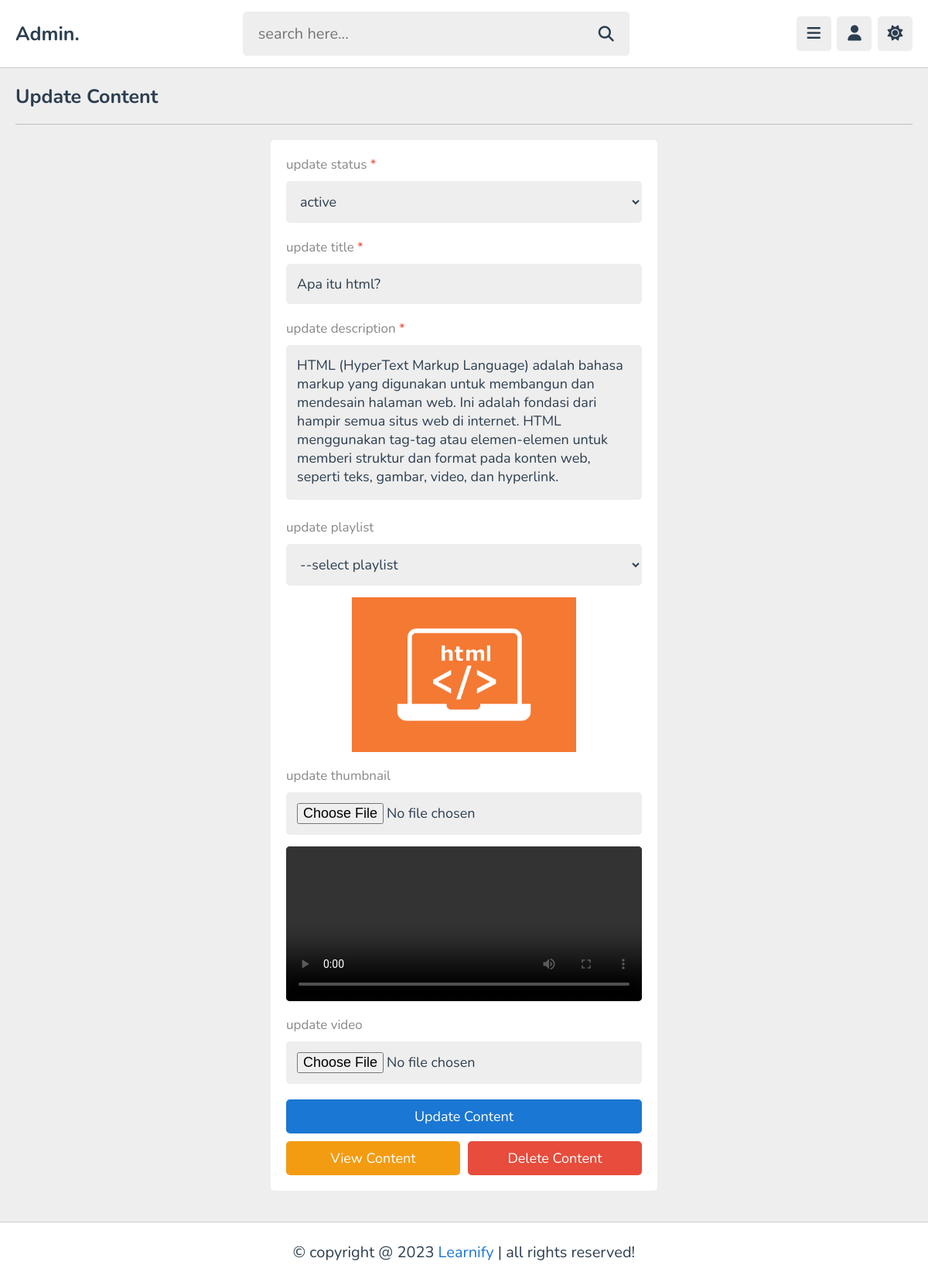
Screenshot of /admin/update_content.php?get_id=HJvmfDIKlQ5w3asvhvz4 (signed in) with the database file from the repository.
### tables this page shows
CREATE TABLE `content` (
  `id` varchar(20) NOT NULL,
  `tutor_id` varchar(20) NOT NULL,
  `playlist_id` varchar(20) NOT NULL,
  `title` varchar(100) NOT NULL,
  `description` varchar(1000) NOT NULL,
  `video` varchar(100) NOT NULL,
  `thumb` varchar(100) NOT NULL,
  `date` date NOT NULL DEFAULT current_timestamp(),
  `status` varchar(20) NOT NULL DEFAULT 'deactive'
);

### admin/update_content.php (the view, shortened to what this page needs)
<?php
include '../components/connect.php';
if(isset($_COOKIE['tutor_id'])){
   $tutor_id = $_COOKIE['tutor_id'];
}else{
   $tutor_id = '';
   header('location:login.php');
}
if(isset($_GET['get_id'])){
   $get_id = $_GET['get_id'];
}else{
   $get_id = '';
   header('location:dashboard.php');
}
?>
<!DOCTYPE html>
<html lang="en">
<head>
   <link rel="stylesheet" href="https://cdnjs.cloudflare.com/ajax/libs/font-awesome/6.2.0/css/all.min.css">
   <link rel="stylesheet" href="../css/admin_style.css">
</head>
<body>
<?php include '../components/admin_header.php'; ?>
<section class="video-form">
   <h1 class="heading">update content</h1>
   <?php
      $select_videos = $conn->prepare("SELECT * FROM `content` WHERE id = ? AND tutor_id = ?");
      $select_videos->execute([$get_id, $tutor_id]);
      if($select_videos->rowCount() > 0){
         while($fecth_videos = $select_videos->fetch(PDO::FETCH_ASSOC)){
            $video_id = $fecth_videos['id'];
   ?>
   <form action="" method="post" enctype="multipart/form-data">
      <p>update status <span>*</span></p>
      <select name="status" class="box" required>
         <option value="<?= $fecth_videos['status']; ?>" selected><?= $fecth_videos['status']; ?></option>
      </select>
      <p>update title <span>*</span></p>
      <input type="text" name="title" maxlength="100" required placeholder="enter video title" class="box" value="<?= $fecth_videos['title']; ?>">
      <p>update description <span>*</span></p>
      <textarea name="description" class="box" required placeholder="write description" maxlength="1000" cols="30" rows="10"><?= $fecth_videos['description']; ?></textarea>
      <p>update playlist</p>
      <select name="playlist" class="box">
         <option value="<?= $fecth_videos['playlist_id']; ?>" selected>--select playlist</option>
      </select>
      <img src="../uploaded_files/<?= $fecth_videos['thumb']; ?>" alt="">
      <p>update thumbnail</p>
      <input type="file" name="thumb" accept="image/*" class="box">
      <video src="../uploaded_files/<?= $fecth_videos['video']; ?>" controls></video>
      <p>update video</p>
      <input type="file" name="video" accept="video/*" class="box">
      <input type="submit" value="update content" name="update" class="btn">
      <div class="flex-btn">
         <a href="view_content.php?get_id=<?= $video_id; ?>" class="option-btn">view content</a>
         <input type="submit" value="delete content" name="delete_video" class="delete-btn">
      </div>
   </form>
   <?php
         }
      }else{
         echo '<p class="empty">video not found! <a href="add_content.php" class="btn" style="margin-top: 1.5rem;">add videos</a></p>';
      }
   ?>
</section>
<?php include '../components/footer.php'; ?>
</body>
</html>

### css/admin_style.css (style rules this page uses)
:root { --main-color:#1a77d3; --red:#e74c3c; --oragen:#f39c12; --white:#fff; --black:#2c3e50; --light-color:#888; --light-bg:#eee; --border:.1rem solid rgba(0,0,0,.2); }
* { font-family: 'Nunito', sans-serif; margin: 0; padding: 0; box-sizing: border-box; outline: none; border: none; text-decoration: none; }
html { font-size: 62.5%; overflow-x: hidden; }
body { background-color: var(--light-bg); padding-left: 30rem; }
section { padding:2rem; max-width: 1200px; margin: 0 auto; }
.btn, .option-btn, .delete-btn, .inline-btn, .inline-option-btn, .inline-delete-btn { border-radius: .5rem; padding: 1rem 3rem; font-size: 1.8rem; color: #fff; margin-top: 1rem; text-transform: capitalize; cursor: pointer; text-align: center; }
.btn, .option-btn, .delete-btn { display: block; width: 100%; }
.btn, .inline-btn { background-color: var(--main-color); }
.option-btn, .inline-option-btn { background-color: var(--oragen); }
.delete-btn, .inline-delete-btn { background-color: var(--red); }
.flex-btn { display:flex; gap: 1rem; }
.heading { padding-bottom: 1.8rem; border-bottom: var(--border); font-size: 2.5rem; color: var(--black); text-transform: capitalize; margin-bottom: 2rem; }
.video-form form { max-width: 50rem; margin: 0 auto; background-color: var(--white); border-radius: .5rem; padding: 2rem; padding-top: 1rem; }
.video-form form p { padding-top: 1rem; font-size: 1.7rem; color: var(--light-color); }
.video-form form p span { color:var(--red); }
.video-form form .box { width: 100%; border-radius: .5rem; background-color: var(--light-bg); padding: 1.4rem; font-size: 1.8rem; color: var(--black); margin: 1rem 0; }
.video-form form textarea { height: 20rem; resize: none; }
.video-form form img { width: 100%; height: 20rem; border-radius: .5rem; object-fit: contain; margin: .5rem 0; }
.video-form form video { background-color: #000; width: 100%; height: 20rem; border-radius: .5rem; margin: .5rem 0; }
@media (max-width:1200px) { body { padding-left: 0; } }

### rows the page displays
content: status "active", title "Apa itu html?", description "HTML (HyperText Markup Language) adalah bahasa markup yang digunakan untuk membangun dan mendesain halaman web. Ini adalah fondasi dari hampir semua situs web di internet. HTML menggunakan tag-tag atau elemen-elemen untuk memberi struktur dan format pada konten web, seperti teks, gambar, video, dan hyperlink.", thumb (picture)
